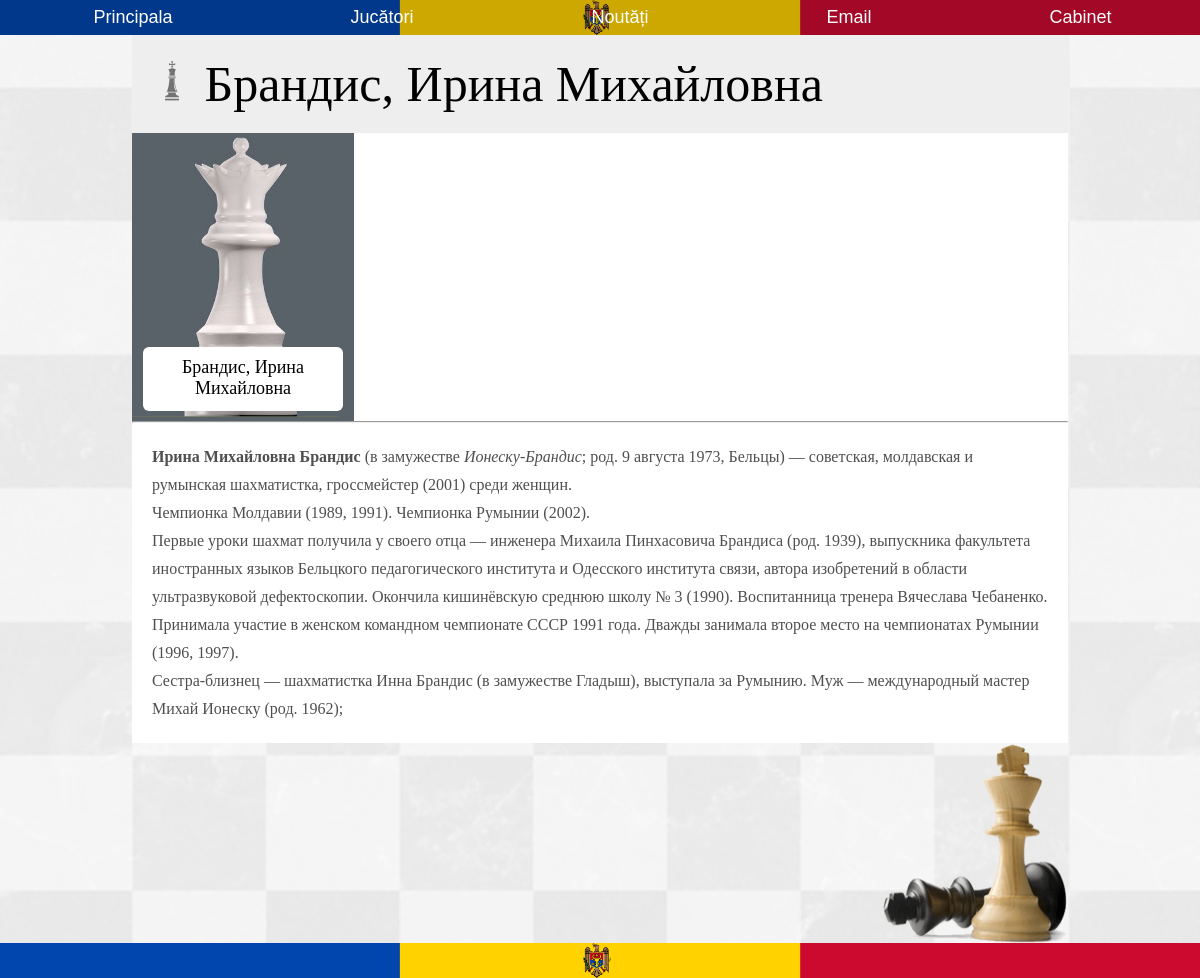
The page /jucator/Брандис, Ирина Михайловна on the database its author committed.
### myproject/models.py (models this page shows, shortened)
class Sahisti(db.Model):
    __tablename__ = 'sahisti'
    name = db.Column(db.String, unique=True, nullable=False)
    sex = db.Column(db.String)
    dob = db.Column(db.String)
    place_dob = db.Column(db.String)
    title = db.Column(db.String)
    max_rating = db.Column(db.String)
    actual_rating = db.Column(db.String)
    fide_link = db.Column(db.String)
    id = db.Column(db.Integer, primary_key=True)
    have_img = db.Column(db.Boolean)

class ContentSahisti(db.Model):
    __tablename__ = 'content_sah'
    name = db.Column(db.String, unique=True, nullable=False)
    main = db.Column(db.String)
    biography = db.Column(db.String)
    family = db.Column(db.String)
    sport_carrier = db.Column(db.String)
    personal_life = db.Column(db.String)
    id = db.Column(db.Integer, primary_key=True)

### myproject/sahisti/views.py (the view)
@sah.route('/jucator/<name>')
def player(name):
    sahist_content = ContentSahisti.query.filter_by(name=name).first()
    sahist = Sahisti.query.filter_by(name=name).first()
    return render_template('player.html', sahist=sahist, sahist_content=sahist_content)

### myproject/templates/player.html (shortened to what this page needs)
{% extends 'base.html' %}
{% block content %}
<div class="container-jucatori">
  <div class="second-continer-jucatori grey">
    <h1 class="section-title">
      <img class='chess-figure chess-figure-big' src="{{url_for('static', filename='img/icons/rege.png')}}" alt="">
      {{sahist.name}}
    </h1>
    <section>
      <div class="card big-card section-card">
        <div class="frame big-frame">
          {% if sahist.have_img == True %}
          <img src="{{url_for('static', filename='img/sahisti/' + sahist.name + '.jpg' )}}" alt="photo" class="photo">
          {% else %}
          {% if sahist.sex == 'Male' %}
          <img src="{{url_for('static', filename='img/sahisti/king_for_photo.jpg')}}" alt="male" class="photo">
          {% else %}
          <img src="{{url_for('static', filename='img/sahisti/queen_for_photo.jpg')}}" alt="female" class="photo">
          {% endif %}
          {% endif %}
          <a href="#" class="name">{{sahist.name}}</a>
        </div>
      </div>
    </section>
    <section>
      <hr>
      <div class="section-content">
        {{sahist_content.main | safe }}
      </div>
    </section>
  </div>
  <div class="corner-img">
    <img src="{{url_for('static', filename='img/corner-img.png')}}" alt="chess">
  </div>
</div>
{% endblock %}

### myproject/templates/base.html (shortened to what this page needs)
<!DOCTYPE html>
<html lang="en">
<head>
  <link rel="stylesheet" href="{{url_for('static', filename='main.css')}}">
</head>
<body class="board">
  <nav class="flag-img">
    <div class="gerb">
      <img src="{{url_for('static', filename='img/gerb-md.png')}}" alt="gerb">
    </div>
    <ul class="menu">
      <li><a href="{{url_for('sah.index')}}" class="link">Principala</a></li>
      <li><a href="{{url_for('sah.players')}}" class="link">Jucători</a></li>
      <li><a href="#" class="link">Noutăți</a></li>
      <li><a href="#" class="link">Email</a></li>
      <li><a href="#" class="link">Cabinet</a></li>
    </ul>
  </nav>
        {% block content %}
        {% endblock %}
  <footer class="menu flag-img">
    <div class="gerb">
      <img src="{{url_for('static', filename='img/gerb-md.png')}}" alt="gerb">
    </div>
  </footer>
</body>
</html>

### myproject/static/main.css (style rules this page uses)
* { padding: 0; margin: 0; box-sizing: border-box; }
img { display: block; }
ul.menu { position: relative; z-index: 10; list-style-type: none; background-color: rgba(0, 0, 0, 0.2); display: flex; width: 100%; padding: 2px; }
.menu li { flex-grow: 1; text-align: center; }
.link { display: block; color: #fff; text-decoration: none; font-family: 'Noticia Text', sans-serif; font-size: 18px; padding: 5px 25px; margin-left: 5px; }
.board { position: relative; z-index: 1; }
.board:after { content: ""; position: absolute; top: 0; left: 0; width: 100%; min-height: 100vh; height: 100%; opacity: .1; z-index: -1; background: url('img/board.jpg') center center; background-size: cover; }
.flag-img { width: 100%; min-height: 35px; background: url('img/Flag-Moldova bar.jpg') center center; background-size: cover; }
.gerb img { z-index: 5; position: absolute; height: 35px; left: calc(50% - 17px); }
.container-jucatori { position: relative; min-height: calc(100vh - 70px); width: 78%; margin: 0 auto; padding-bottom: 200px; }
.second-continer-jucatori { display: flex; justify-content: space-between; flex-wrap: wrap; }
h1 { font-family: Tenor Sans; font-size: 40px; font-style: normal; font-weight: 400; padding: 20px; }
.card { background: #fff; overflow: hidden; filter: drop-shadow(5px 5px 3px rgba(0, 0, 0, 0.3)); margin-bottom: 20px; }
.frame { position: relative; width: 18.5vw; height: 24vw; overflow: hidden; }
.frame img { position: absolute; width: 100%; height: 100%; object-fit: cover; }
.name { position: absolute; bottom: 10px; border-radius: 6px; background-color: #fff; width: 90%; margin: 0 5%; padding: 10px 10px 12px; text-decoration: none; color: #000; font-family: Tenor Sans; font-size: 18px; text-align: center; }
.big-card { width: 100%; display: flex; }
.big-frame { overflow: hidden; }
.corner-img { position: absolute; bottom: 0; right: 0; }
.corner-img img { max-height: 200px; }
footer { height: 30px; }
section { width: 100%; }
.section-title { font-family: Tenor Sans; font-style: normal; font-weight: 400; }
h1.section-title { font-size: 50px; }
.chess-figure { display: inline-block; width: 30px; height: 30px; margin: 3px 0px 0; }
.chess-figure-big { width: 40px; height: 40px; }
.grey { background-color: #EEE; }
.section-card { width: 100%; margin: 0; font-size: 16px; filter: drop-shadow(0px 0px 0px rgba(0, 0, 0, 0)); }
.section-content { background-color: #fff; color: #4F4F4F; font-family: Tenor Sans; font-size: 16px; font-style: normal; font-weight: 400; line-height: 28px; letter-spacing: 0em; text-align: left; padding: 20px; }
hr { color: #000; }

### rows shown on the page
Sahisti: name "Брандис, Ирина Михайловна"
ContentSahisti: main "Ирина Михайловна Брандис (в замужестве Ионеску-Брандис ; род. 9 августа 1973, Бельцы) — советская, молдавская и румынская шахматистка, гроссмейстер (2001) среди женщин. Чемпионка Молдавии (1989, 1991). Чемпионка Румынии (2002). Первые уроки шахмат получила у своего отца — инженера Михаила Пинхасовича Брандиса (род. 1939), выпускника факультета иностранных языков Бельцкого педагогического института и Одесского института связи, автора изобретений в области ультразвуковой дефектоскопии. Окончила кишинёвскую среднюю школу № 3 (1990). Воспитанница тренера Вячеслава Чебаненко. Принимала участие в женском командном чемпионате СССР 1991 года. Дважды занимала второе место на чемпионатах Румынии…"
